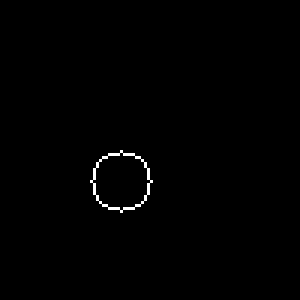
#> input picture HW06/circle.bmp, 100 x 100 px (shown 3 times larger)
$ jupyter execute --allow-errors DIP-HW6.ipynb   (shell and % lines are left out)
#> lines starting #> are read from the running program, lines starting #| are printed output that depends on the picture; after the words box and inside, x2 and y2 are one past the last pixel; in counts of white or black regions, pixels touching at a corner belong together
# Digital Image Processing - HW6 - 98722278 - Mohammad Doosti Lakhani
In this notebook, I have solved the assignment's problems which are as follows:

1. This step consists of following tasks:
    1. Read [This paper](http://cseweb.ucsd.edu/~mdailey/Face-Coord/ellipse-specific-fitting.pdf) and summarize it
    2. Convert MATLAB code in fig. 7 to python and extract ellipse parameters of `circle.bmp` and `ellipse.bmp` images.
    3. Plot estimated ellipses using `cv2.ellipse()` method.
2. We want to find the parameters of ellipse using RANSAC algorithm. If only %40 of edges in the image belong to ellipse's edges and we want to obtain the correct parameters with probability of 0.999, how many iterations are required?
3. Do these steps in this task:
    1. Estimates parameters of ellipse using code in task 1 on `ellipse_noise.bmp` image
    2. As there are points that do not blong to ellipse, RANSAC is better solution here. Implement RANSAC
    3. Draw the output on `ellipse_noise.bmp` image
    4. Set the probability of achieving correct parameters of ellipse to 0.99 and run algorithm for 10000 times. In how many of iterations, the estimated parameters are correct?
    5. Analyze your answer

## 1 This step consists of following tasks:
1. Read This paper and summarize it
2. Convert MATLAB code in fig. 7 to python and extract ellipse parameters of circle.bmp and ellipse.bmp images.
3. Plot estimated ellipses using cv2.ellipse() method.

### 1.A Paper Summarization

The proposed method is ellipse specified which means no matter given data, a ellipse will be output. On top of that, it is computationally cheap and robust to noises.
The major reason that this approach is robust and fast is that it uses least-square transformation.

First of all, they use a distance matrix with respect to ellipse equation which is called *distance_matrix*:

Ellipse Equation:

Distance Matrix:

Now, the parameter `a` is constrained using matrix called `C` which is 6x6 and all these constraints are linear or `C.dot(a) = 1`. But in this paper, constrained `a` is in the way that forces the fitted model to be ellipse. `4*a*c-b**2 = 1` is the equality constraint where `a.T.dot(C).dot(a) = 1`.

So `C` is:

Based on what they have covered so far, the solution of the quadratically constrained minimization will be:

Furthermore, this system can be written as below image where `lambda` is Lagrange multiplier and `S` is `D.T.dot(D)`:

This system can be solved using generalized eigenvectors of `S.dot(a) = lambda*C.dot(a)`.
In the end, if `(lambda, u)` solves `S.dot(a) = lambda*C.dot(a)`, we have:

Then `a` can be obtained by `a = mu*u`.

### 1.B Direct Least Square of Fitting Ellipse Implementation and Ellipse of `circle.bmp` and `ellipse.bmp`

[cell 1]
import numpy as np
import matplotlib.pyplot as plt
import cv2

[cell 2]
def direct_least_square(x, y):
    D = np.mat(np.vstack([x**2, x*y, y**2, x, y, np.ones(len(x))])).T
    S = np.dot(D.T, D)
    C = np.zeros((6, 6))
    C[0, 2] = 2
    C[1, 1] = -1
    C[2, 0] = 2
    Z = np.dot(np.linalg.inv(S), C)
    eigen_value, eigen_vec = np.linalg.eig(Z)
    eigen_value = eigen_value.reshape(1, -1)
    pos_r, pos_c = np.where(eigen_value>0 & ~np.isinf(eigen_value))
    a = eigen_vec[:, pos_c]
    return a

def ellipse_center(a):
    a = a.reshape(-1, 1)
    b,c,d,f,g,a = a[1]/2, a[2], a[3]/2, a[4]/2, a[5], a[0]
    num = b*b-a*c
    x0=(c*d-b*f)/num
    y0=(a*f-b*d)/num
    return (int(y0[0, 0])+1, int(x0[0, 0])+1)

def ellipse_angle_of_rotation(a):
    a = a.reshape(-1, 1)
    b,c,d,f,g,a = a[1]/2, a[2], a[3]/2, a[4]/2, a[5], a[0]
    return int(np.rad2deg(0.5*np.arctan(2*b/(a-c))[0, 0]))

def ellipse_axis_length(a):
    a = a.reshape(-1, 1)
    b,c,d,f,g,a = a[1]/2, a[2], a[3]/2, a[4]/2, a[5], a[0]
    up = 2*(a*f*f+c*d*d+g*b*b-2*b*d*f-a*c*g)
    down1=(b*b-a*c)*( (c-a)*np.sqrt(1+4*b*b/((a-c)*(a-c)))-(c+a))
    down2=(b*b-a*c)*( (a-c)*np.sqrt(1+4*b*b/((a-c)*(a-c)))-(c+a))
    res1=np.sqrt(up/down1)
    res2=np.sqrt(up/down2)
    return (int(res1[0,0]), int(res2[0, 0]))

[cell 3]
# read images
circle = cv2.imread('circle.bmp', 0)
#> circle: shape (100, 100); 0.56% white in thin lines or dots, all inside (x1, y1, x2, y2) = (30, 50, 51, 71)
ellipse = cv2.imread('ellipse.bmp', 0)
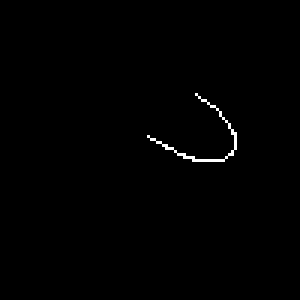
#> input picture HW06/ellipse.bmp, 100 x 100 px (shown 3 times larger)
#> ellipse: shape (100, 100); 0.55% white in thin lines or dots, all inside (x1, y1, x2, y2) = (49, 31, 79, 54)

x_circle, y_circle = circle.nonzero()
#> x_circle = 56 values from 50 to 70; y_circle = 56 values, max 50 at index 28, min 30 at index 27, mean 40
x_ellipse, y_ellipse = ellipse.nonzero()
#> x_ellipse = 55 values from 31 to 53; y_ellipse = 55 values, max 78 at index 16, min 49 at index 17, mean 67.29

a_circle = direct_least_square(x_circle, y_circle)
#> in direct_least_square, `D = np.mat(np.vstack([x**2, x*y, y**2, x, y, np.ones(len(x))])).T`: D = 56 rows, first 6: [2500, 2000, 1600, 50, 40, 1], [2601, 1836, 1296, 51, 36, 1], [2601, 1887, 1369, 51, 37, 1], [2601, 1938, 1444, 51, 38, 1], [2601, 1989, 1521, 51, 39, 1], [2601, 2091, 1681, 51, 41, 1]
#> in direct_least_square, `S = np.dot(D.T, D)`: S = [[781405248, 502329600, 335973876, 12558240, 8166720, 204168], [502329600, 335973876, 233529600, 8166720, 5530080, 134400], [335973876, 233529600, 168189248, 5530080, 3892160, 92168], [12558240, 8166720, 5530080, 204168, 134400, 3360], [8166720, 5530080, 3892160, 134400, 92168, 2240], [204168, 134400, 92168, 3360, 2240, 56]]
#> in direct_least_square, `Z = np.dot(np.linalg.inv(S), C)`: Z = [[0.000824, -7.57e-16, 0.000841, 0, 0, 0], [-1.03e-16, -1.66e-05, -7.36e-17, 0, 0, 0], [0.000841, -7.2e-16, 0.000824, 0, 0, 0], [-0.0988, 0.000664, -0.101, 0, 0, 0], [-0.0673, 0.000995, -0.0659, 0, 0, 0], [4.23, -0.0398, 4.27, 0, 0, 0]]
#> in direct_least_square, `eigen_value, eigen_vec = np.linalg.eig(Z)`: eigen_value = [0, 0, 0, 0.00166, -1.72e-05, -1.66e-05]; eigen_vec = [[0, 0, 0, -0.000196, 0.000499, -1.24e-14], [0, 0, 0, 2.06e-17, 2.38e-14, 0.000416], [0, 0, 0, -0.000196, -0.000499, 1.28e-14], [1, 0, 0, 0.0235, -0.0598, -0.0167], [0, 1, 0, 0.0157, 0.0399, -0.025], [0, 0, 1, -1, 0.997, 1]]
#> in direct_least_square, `eigen_value = eigen_value.reshape(1, -1)`: eigen_value = [[0, 0, 0, 0.00166, -1.72e-05, -1.66e-05]]
#> in direct_least_square, `pos_r, pos_c = np.where(eigen_value>0 & ~np.isinf(eigen_value))`: pos_r = [0]; pos_c = [3]
#> in direct_least_square, `a = eigen_vec[:, pos_c]`: a = [[-0.000196], [2.06e-17], [-0.000196], [0.0235], [0.0157], [-1]]
#> a_circle has the same summary as a in direct_least_square
a_ellipse = direct_least_square(x_ellipse, y_ellipse)
#> in direct_least_square (call 2), `D = np.mat(np.vstack([x**2, x*y, y**2, x, y, np.ones(len(x))])).T`: D = 55 rows, first 6: [961, 2015, 4225, 31, 65, 1], [1024, 2112, 4356, 32, 66, 1], [1089, 2211, 4489, 33, 67, 1], [1089, 2244, 4624, 33, 68, 1], [1156, 2346, 4761, 34, 69, 1], [1225, 2450, 4900, 35, 70, 1]
#> a_ellipse = [[-0.00065], [0.000507], [-0.000348], [0.0216], [0.0215], [-1]]

### 1.C Plot Estimates

[cell 4]
center = ellipse_center(a_circle)
#> in ellipse_center, `b,c,d,f,g,a = a[1]/2, a[2], a[3]/2, a[4]/2, a[5], a[0]`: b = [[1.03e-17]]; c = [[-0.000196]]; d = [[0.0117]]; f = [[0.00783]]; g = [[-1]]; a = [[-0.000196]]
#> in ellipse_center, `num = b*b-a*c`: num = [[-3.83e-08]]
#> in ellipse_center, `x0=(c*d-b*f)/num`: x0 = [[60]]
#> in ellipse_center, `y0=(a*f-b*d)/num`: y0 = [[40]]
#> center = (40, 61)
axis = ellipse_axis_length(a_circle)
#> in ellipse_axis_length, `a = a.reshape(-1, 1)`: a = [[-0.000196], [2.06e-17], [-0.000196], [0.0235], [0.0157], [-1]]
#> in ellipse_axis_length, `b,c,d,f,g,a = a[1]/2, a[2], a[3]/2, a[4]/2, a[5], a[0]`: b = [[1.03e-17]]; c = [[-0.000196]]; d = [[0.0117]]; f = [[0.00783]]; g = [[-1]]; a = [[-0.000196]]
#> in ellipse_axis_length, `up = 2*(a*f*f+c*d*d+g*b*b-2*b*d*f-a*c*g)`: up = [[-1.37e-09]]
#> in ellipse_axis_length, `down1=(b*b-a*c)*( (c-a)*np.sqrt(1+4*b*b/((a-c)*(a-c)))-(c+a))`: down1 = [[-1.5e-11]]
#> in ellipse_axis_length, `res1=np.sqrt(up/down1)`: res1 = [[9.58]]
#> axis = (9, 9)
angle = ellipse_angle_of_rotation(a_circle)
#> in ellipse_angle_of_rotation, `a = a.reshape(-1, 1)`: a = [[-0.000196], [2.06e-17], [-0.000196], [0.0235], [0.0157], [-1]]
#> in ellipse_angle_of_rotation, `b,c,d,f,g,a = a[1]/2, a[2], a[3]/2, a[4]/2, a[5], a[0]`: b = [[1.03e-17]]; c = [[-0.000196]]; d = [[0.0117]]; f = [[0.00783]]; g = [[-1]]; a = [[-0.000196]]
#> angle = 0
start_angle = 0
end_angle = 360
color = 150
thickness = 1
plt.imshow(cv2.ellipse(circle, center, axis, angle, start_angle, end_angle, color, thickness))
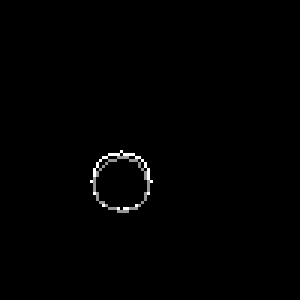
#> circle: shape (100, 100) (shown 3 times larger); min 0, max 255, mean 1.7

[cell 5]
center = ellipse_center(a_ellipse)
#> center = (61, 41)
axis = ellipse_axis_length(a_ellipse)
#> axis = (10, 19)
angle = ellipse_angle_of_rotation(a_ellipse)
#> angle = -29
start_angle = 0
end_angle = 360
color = 150
thickness = 1
plt.imshow(cv2.ellipse(ellipse, center, axis, angle, start_angle, end_angle, color, thickness))
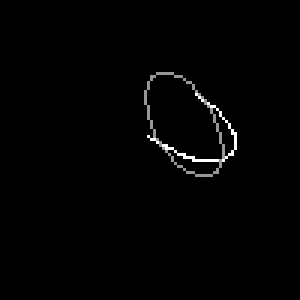
#> ellipse: shape (100, 100) (shown 3 times larger); min 0, max 255, mean 2.6

## 2 How many Iterations for %40 Inlier Data With 0.999 Correct Estimation Probability?

[cell 6]
w = 0.4
p = 0.999
# we need at least 6 points to estimates 6 parameters of the ellipse

k = np.log(1-p) / np.log(1-np.power(w, 6))
print('Number of needed iterations: {}'.format(int(np.ceil(k))))

## 3 Do these steps in this task:
1. Estimates parameters of ellipse using code in task 1 on ellipse_noise.bmp image
2. As there are points that do not blong to ellipse, RANSAC is better solution here. Implement RANSAC
3. Draw the output on ellipse_noise.bmp image
4. Set the probability of achieving correct parameters of ellipse to 0.99 and run algorithm for 10000 times. In how many of iterations, the estimated parameters are correct?
5. Analyze your answer

### 3.A Estimate Ellipse on `ellipse_noise.bmp` Via Step 1 Code

[cell 7]
# read images
ellipse_noise = cv2.imread('ellipse_noise.bmp', 0)
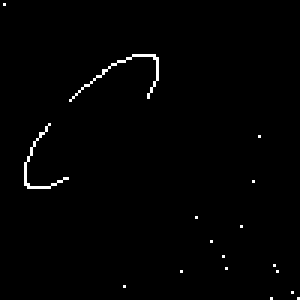
#> input picture HW06/ellipse_noise.bmp, 100 x 100 px (shown 3 times larger)
#> ellipse_noise: shape (100, 100); 0.97% white in thin lines or dots
x_ellipse_noise, y_ellipse_noise = ellipse_noise.nonzero()
#> x_ellipse_noise = 97 values from 1 to 99; y_ellipse_noise = 97 values, max 99 at index 96, min 1 at index 0, mean 35.43
a_ellipse_noise = direct_least_square(x_ellipse_noise, y_ellipse_noise)
#> in direct_least_square (call 3), `D = np.mat(np.vstack([x**2, x*y, y**2, x, y, np.ones(len(x))])).T`: D = 97 rows, first 6: [1, 1, 1, 1, 1, 1], [324, 792, 1936, 18, 44, 1], [324, 810, 2025, 18, 45, 1], [324, 828, 2116, 18, 46, 1], [324, 846, 2209, 18, 47, 1], [324, 864, 2304, 18, 48, 1]
#> a_ellipse_noise = [[0.000479], [-0.000384], [0.000427], [-0.0367], [-0.0204], [0.999]]

[cell 8]
center = ellipse_center(a_ellipse_noise)
#> center = (51, 59)
axis = ellipse_axis_length(a_ellipse_noise)
#> axis = (29, 47)
angle = ellipse_angle_of_rotation(a_ellipse_noise)
#> angle = -41
start_angle = 0
end_angle = 360
color = 150
thickness = 1
plt.imshow(cv2.ellipse(ellipse_noise, center, axis, angle, start_angle, end_angle, color, thickness))
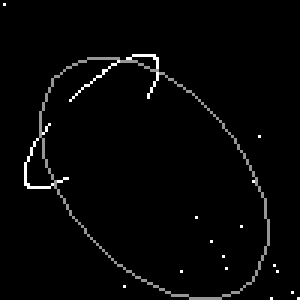
#> ellipse_noise: shape (100, 100) (shown 3 times larger); min 0, max 255, mean 5.6

### 3.B Implement RANSAC for Ellipse

[cell 9]
import random

def ransac(image, max_iter, threshold=5):
#> called with max_iter = 500, threshold = 5
    ellipse_noise = image
    data = ellipse_noise
    ics = []
    best_ic = 0
    best_model = None
    xn, yn = data.nonzero()
#> xn = 97 values from 1 to 99; yn has the same summary as y_ellipse_noise outside ransac
    nzero = [(x1,y1) for x1, y1 in zip(xn, yn)]
#> nzero = 97 pairs, first value 1 to 99, second value 1 to 99
    for epoch in range(max_iter):
        ic = 0
        sample = random.sample(nzero, 6)
        a = direct_least_square(np.array([s[0] for s in sample]), np.array([s[1] for s in sample]))
        for x, y in sample:
            eq = np.mat(np.vstack([x**2, x*y, y**2, x, y, 1])).T
            if np.abs(np.dot(eq, a.reshape(-1,1))) <= threshold:
                ic += 1
        ics.append(ic)
        if ic > best_ic:
            best_ic = ic
            best_model = a
#> this loop made 160 passes
#> sample on passes 1 to 3: [(44, 13), (46, 12), (18, 48), (27, 51), (58, 8), (55, 8)], [(45, 13), (29, 50), (54, 8), (33, 23), (61, 9), (25, 32)], [(57, 8), (21, 37), (28, 51), (99, 99), (19, 52), (62, 11)]
#> after the loop, best_ic = 6; best_model = [[-0.000242], [-0.000376], [-0.00024], [0.0305], [0.0293], [-0.999]]; ics = 159 values from 6 to 6
#> this loop made 403 passes
#> sample on passes 1 to 3: [(62, 15), (18, 50), (49, 10), (29, 50), (21, 38), (99, 90)], [(56, 8), (18, 49), (62, 11), (25, 32), (18, 46), (33, 23)], [(53, 9), (44, 14), (18, 44), (59, 21), (18, 51), (80, 70)]
    return a, ics

ellipse_noise = cv2.imread('ellipse_noise.bmp', 0)
#> (the rest of this cell did not finish here and is left out)
